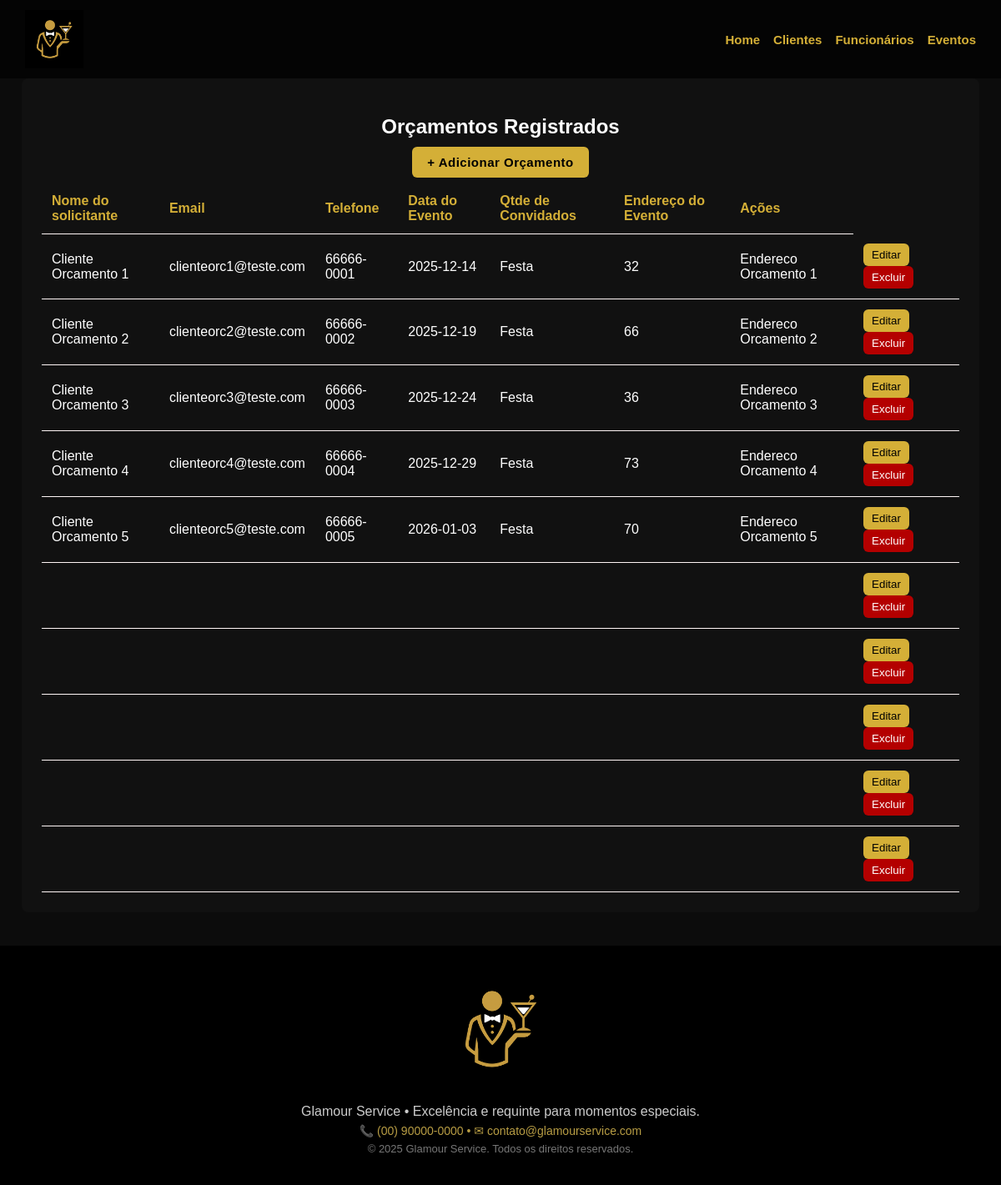
The page /orcamento on the database its author committed.
### tables this page shows
CREATE TABLE orcamento (
  id INTEGER PRIMARY KEY AUTOINCREMENT,
  id_contrato INT NOT NULL,
  nome_cliente VARCHAR(150) NOT NULL,
  email_cliente VARCHAR(150) NOT NULL,
  telefone_cliente VARCHAR(30) NOT NULL,
  data_evento DATE NOT NULL,
  hora_evento TIME NOT NULL,
  tipo_evento VARCHAR(100) NOT NULL,
  qtde_convidados INT NOT NULL,
  endereco_evento VARCHAR(255) NOT NULL,
  FOREIGN KEY (id_contrato) REFERENCES contrato(id) ON DELETE CASCADE
);

### backend/app.py (the view)
@app.route("/orcamento")
def orcamento():
    con = conectar()
    cur = con.cursor()
    cur.execute("SELECT * FROM orcamento")
    orcamentos = cur.fetchall()
    con.close()
    return render_template("orcamento.html", orcamentos=orcamentos)

### backend/database.py (called while the page is built)
def conectar():
    con = sqlite3.connect(DATABASE, check_same_thread=False)
    con.row_factory = sqlite3.Row
    return con

### frontend/templates/orcamento.html (shortened to what this page needs)
<!DOCTYPE html>
<html lang="pt-BR">
<head>
</head>
<body>
    <header>
        <img src="{{ url_for('static', filename='Imagens/logo.png') }}" alt="Glamour Service Logo">
        <nav id="mainNav">
        <a class="btn" href="{{ url_for('administrativo') }}">Home</a>
        <a class="btn" href="{{ url_for('cliente') }}">Clientes</a>
        <a class="btn" href="{{ url_for('funcionario') }}">Funcionários</a>
        <a class="btn" href="{{ url_for('evento') }}">Eventos</a>
        </nav>
    </header>
<div class="container">
 <div class="header-bar">
  <h2>Orçamentos Registrados</h2>
  <a href="{{ url_for('form_orcamento') }}" class="add-btn">+ Adicionar Orçamento</a>
</div>
  <table>
    <thead>
      <tr>
        <th>Nome do solicitante</th>
        <th>Email</th>
        <th>Telefone</th>
        <th>Data do Evento</th>
        <th>Qtde de Convidados</th>
        <th>Endereço do Evento</th>
        <th>Ações</th>
      </tr>
    </thead>
    <tbody>
      {% for orcamento in orcamentos %}
      <tr>
        <td>{{ orcamento[2] }}</td>
        <td>{{ orcamento[3] }}</td>
        <td>{{ orcamento[4] }}</td>
        <td>{{ orcamento[5] }}</td>
        <td>{{ orcamento[7] }}</td>
        <td>{{ orcamento[8] }}</td>
        <td>{{ orcamento[9] }}</td>
        <td class="actions">
          <button class="edit" onclick="alert('Função de editar a ser implementada.')">Editar</button>
          <form action="{{ url_for('delete_orcamento', id=orcamento[0]) }}" method="POST" style="display:inline;">
            <button type="submit" class="del">Excluir</button>
          </form>
        </td>
      </tr>
      {% else %}
      <tr>
        <td class="empty" colspan="9">Nenhum orçamento cadastrado</td>
      </tr>
      {% endfor %}
    </tbody>
  </table>
</div>
<footer>
        <img src="{{ url_for('static', filename='Imagens/logo.png') }}" alt="Logo Glamour Service">
        <p>Glamour Service • Excelência e requinte para momentos especiais.</p>
        <p style="color:#b89d44; font-size:14px; margin-top:6px;">
            📞 (00) 90000-0000 • ✉ contato@glamourservice.com
        </p>
        <p style="color:#777;font-size:13px;margin-top:6px;">
            © 2025 Glamour Service. Todos os direitos reservados.
        </p>
    </footer>
</body>
</html>

### frontend/templates/orcamento.html (style rules this page uses)
body { background:#0c0c0c; color:#fff; margin:0; font-family:Arial, sans-serif; text-align:center; }
header { width: 100%; display: flex; justify-content: space-between; align-items: center; padding: 12px 30px; background-color: rgba(0, 0, 0, 0.7); position: sticky; top: 0; z-index: 10; box-sizing: border-box; }
header img { max-height: 70px; max-width: 170px; }
nav { display: flex; align-items: center; gap: 16px; flex-wrap: wrap; max-width: 60%; justify-content: flex-end; }
nav a { font-size: 15px; text-decoration: none; color: #d4af37; font-weight: bold; transition: .3s; white-space: nowrap; }
.add-btn { background:#d4af37; color:#000; padding:10px 18px; border-radius:6px; font-weight:bold; text-decoration:none; transition:.25s; font-size:15px; letter-spacing:0.5px; }
.container { max-width:1100px; margin:0 auto; background:#111; padding:24px; border-radius:8px }
table { width:100%; border-collapse:collapse; margin-top:16px }
th,td { padding:12px; border-bottom:1px solid #fff6f6; text-align:left }
th { color:#d4af37 }
.actions button { margin-right:8px; padding:6px 10px; border-radius:6px; border:none; cursor:pointer }
.edit { background:#d4af37; color:#000 }
.del { background:#b40000; color:#fff }
footer { background: #000; text-align: center; padding: 30px 20px; margin-top: 40px; }
footer img { max-width: 140px; margin-bottom: 10px; }
footer p { margin: 6px 0; color: #ccc; }

### rows shown on the page
orcamento: nome_cliente "Cliente Orcamento 1", email_cliente "clienteorc1@teste.com", telefone_cliente "66666-0001", data_evento "2025-12-14", tipo_evento "Festa", qtde_convidados "32", endereco_evento "Endereco Orcamento 1"
orcamento: nome_cliente "Cliente Orcamento 2", email_cliente "clienteorc2@teste.com", telefone_cliente "66666-0002", data_evento "2025-12-19", tipo_evento "Festa", qtde_convidados "66", endereco_evento "Endereco Orcamento 2"
orcamento: nome_cliente "Cliente Orcamento 3", email_cliente "clienteorc3@teste.com", telefone_cliente "66666-0003", data_evento "2025-12-24", tipo_evento "Festa", qtde_convidados "36", endereco_evento "Endereco Orcamento 3"
orcamento: nome_cliente "Cliente Orcamento 4", email_cliente "clienteorc4@teste.com", telefone_cliente "66666-0004", data_evento "2025-12-29", tipo_evento "Festa", qtde_convidados "73", endereco_evento "Endereco Orcamento 4"
orcamento: nome_cliente "Cliente Orcamento 5", email_cliente "clienteorc5@teste.com", telefone_cliente "66666-0005", data_evento "2026-01-03", tipo_evento "Festa", qtde_convidados "70", endereco_evento "Endereco Orcamento 5"
